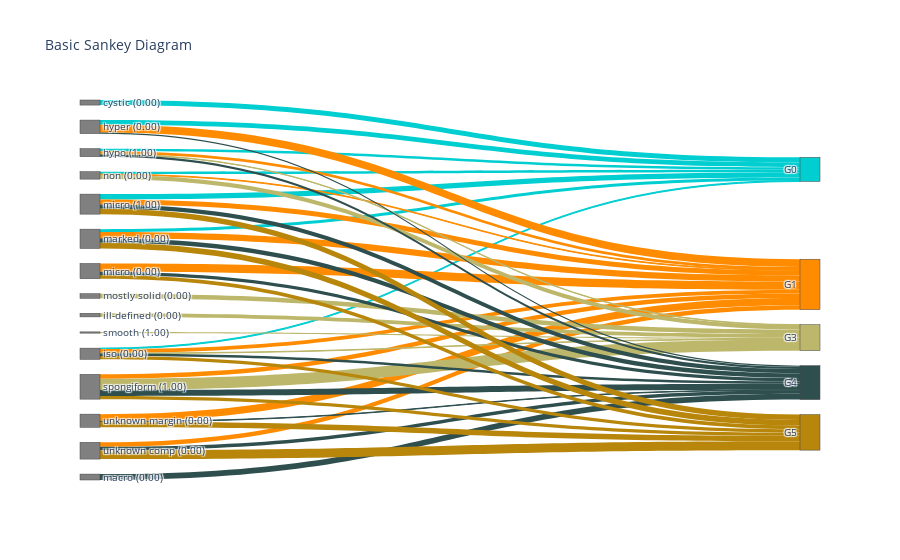
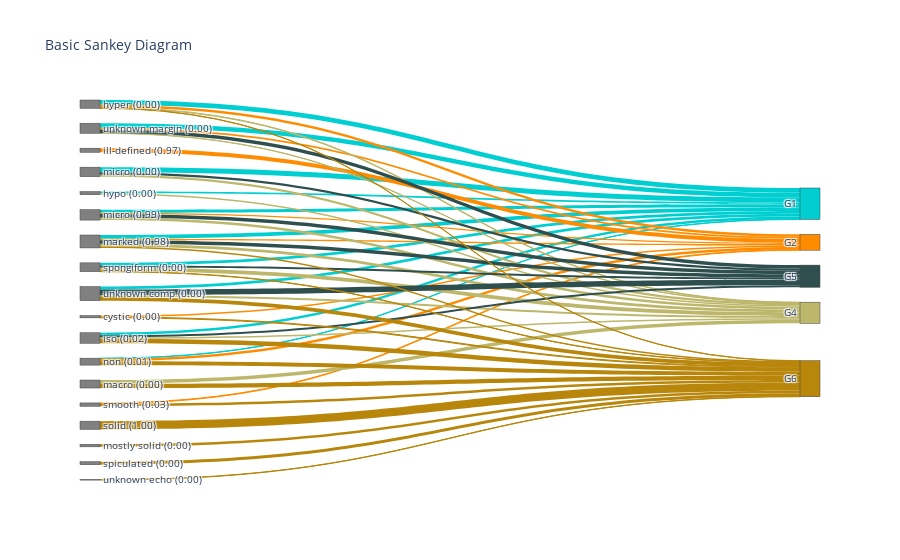
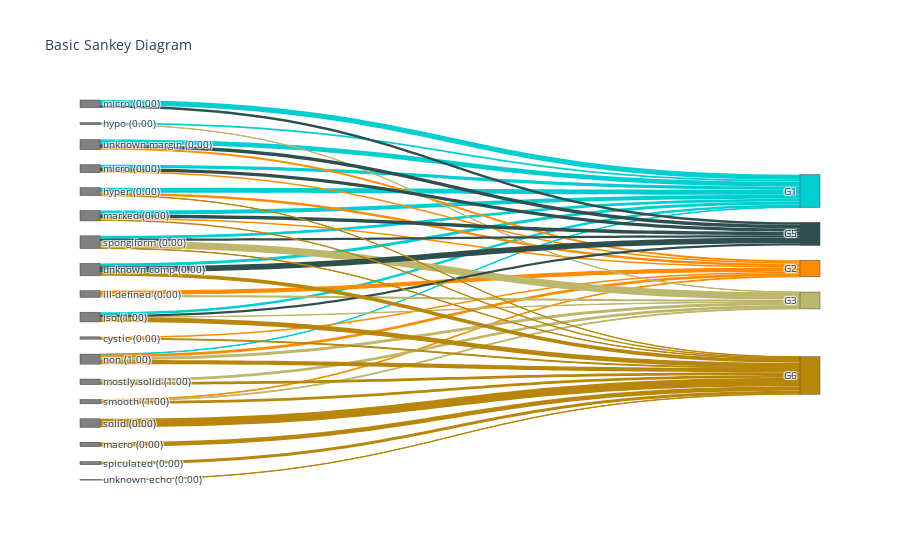
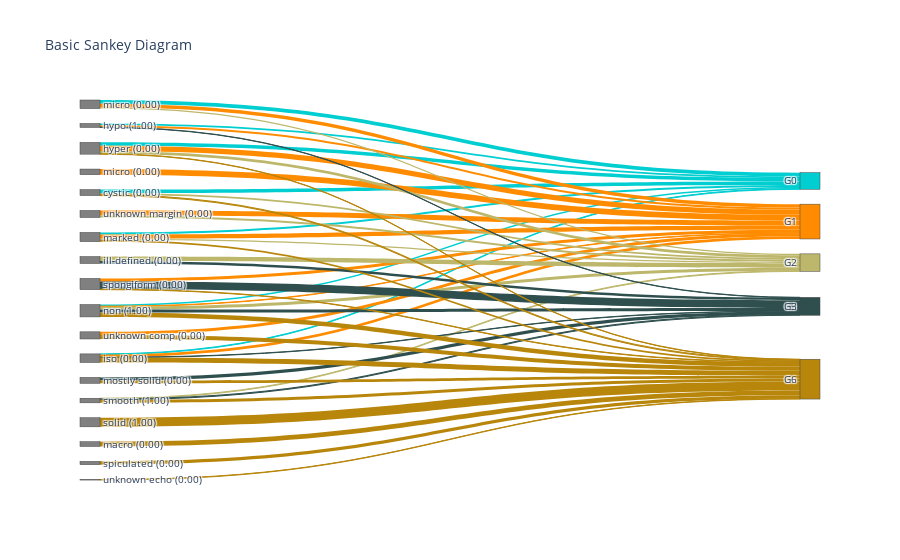

Notebook code cell kept with these figures, in order:
### Code cell
## Run tests and save CAM images in folder "heatmaps" on test data
def returnCAM(feature_conv, weight_linear, class_idx):
    # generate the class activation maps upsample to 256x256
    size_upsample = (256, 256)
    bz, nc, h, w = feature_conv.shape
    output_cam = []
    for idx in class_idx:
        cam = weight_linear[idx].dot(feature_conv.reshape((nc, h*w)))
        cam = cam.reshape(h, w)
        cam = cam - np.min(cam)
        if (np.max(cam)) != 0:
            cam_img = cam / (np.max(cam))
        else:
            cam_img = cam
        cam_img = np.uint8(255 * cam_img)
        output_cam.append(cv2.resize(cam_img, size_upsample))
        
    return output_cam

parameters_test = {
    "batch_size": 1,
    "shuffle": False,
}

# Saving the parameters from each attribute model
comp_params = list(model.comp_model.parameters())
echo_params = list(model.echo_model.parameters())
margin_params = list(model.margin_model.parameters())
calc_params = list(model.calc_model.parameters())

# Fetching weights of the linear layer for each model
weight_comp_linear = np.squeeze(comp_params[-2].data.cpu().numpy())
weight_echo_linear = np.squeeze(echo_params[-2].data.cpu().numpy())
weight_margin_linear = np.squeeze(margin_params[-2].data.cpu().numpy())
weight_calc_linear = np.squeeze(calc_params[-2].data.cpu().numpy())


test_set = thyroidDataset(split='test')
test_generator = torch.utils.data.DataLoader(test_set, **parameters_test)

predicted = []
ground_truth = []

attr_pred = []
attr_gt = []

# Setting colors for the Sankey plots
color_node = [
              '#808080', '#808080', '#808080', '#808080', '#808080',
              '#808080', '#808080', '#808080', '#808080', '#808080',
              '#808080', '#808080', '#808080', '#808080', '#808080',
              '#808080', '#808080', '#808080', 
              '#00CED1', '#FF8C00', '#BDB76B', '#2F4F4F', '#B8860B'
              ]

color_link = []
link_colors = ['#00CED1', '#FF8C00', '#BDB76B', '#2F4F4F', '#B8860B']
for i in range(k):
        color_link.extend([link_colors[i]] * a)
        
# Starting the prediction loop
count = 0
for (index, data) in enumerate(test_generator):
    # Get the ground ruths for each attribute and final type
    y_comp = data["comp"].to(device)
    y_echo = data["echo"].to(device)
    y_calc = data["calc"].to(device)
    y_margin = data["margin"].to(device)
    x_im_test = data["image"]
    y_im_test = data["types"].to(device)
    x_im_test = x_im_test.to(device)
    
    # Get the predictions and th efeatures from the model
    (pred_comp, pred_echo, pred_margin, pred_calc, y_pred, features) = model(x_im_test)
    features_comp = features[:,:256,:,:]
    features_echo = features[:,256:512,:,:]
    features_margin = features[:,512:768,:,:]
    features_calc = features[:,768:1024,:,:]
    
    # Using softmax on the sttribute values to get probabilities
    # Using argmax to get the predicted class
    pred_comp = nn.functional.softmax(pred_comp, dim=1).detach().cpu().numpy()
    #print(pred_comp)
    pred_comp1 = np.argmax(pred_comp, axis=1)
    pred_echo = nn.functional.softmax(pred_echo, dim=1).detach().cpu().numpy()
    pred_echo1 = np.argmax(pred_echo, axis=1)
    pred_calc = nn.functional.softmax(pred_calc, dim=1).detach().cpu().numpy() 
    pred_calc1 = np.argmax(pred_calc, axis=1)
    pred_margin = nn.functional.softmax(pred_margin, dim=1).detach().cpu().numpy()
    pred_margin1 = np.argmax(pred_margin, axis=1)
    
    # Combining the probabilities and predictions from the separate attribute classification problems
    attr_probs = np.concatenate((pred_comp, pred_echo, pred_margin, pred_calc), axis = None)
    attributes_pred = [pred_comp1, pred_echo1, pred_margin1, pred_calc1]
    attr_pred.append(np.asarray(attributes_pred))
    attributes = [y_comp.detach().cpu().numpy(), y_echo.detach().cpu().numpy(), y_margin.detach().cpu().numpy(), y_calc.detach().cpu().numpy()]
    attr_gt.append(np.asarray(attributes))
    
    # Finding and using top-K for the Sankey plots
    group_attr = np.matmul(G, attr_probs)
    top_k = np.argpartition(group_attr, -k)[-k:]
    top_k = np.sort(top_k)
    top_G = group_attr[top_k]
    #top_probs = attr_probs[top_k]
    
    print("\n\nImage number:", index)
    #Sankey plot code source and target
    source = [i % a for i in range(k*a)]
    target = [(i // a) + a for i in range(k*a)]
    #G[G < 0.1] = 0.0
    # Select the top-k rows from G matrix
    top_G_rows = G[top_k]
    # top_G_rows_norm = top_G_rows / np.amax(top_G_rows, axis=1).reshape((k,1))
    #print(np.amax(top_G_rows, axis=1))
    #print(top_G_rows)
    # top_G_rows[top_G_rows_norm < 0.4] = 0
    value = top_G_rows.flatten().tolist()
    
    #print(len(source), len(target), len(value))
    
    #print(color_link)
    
    # Labels to show the respective attribute probability as well
    base_labels = ["unknown comp", "cystic", "mostly solid", "solid", "spongiform",
                   "unknown echo", "hyper", "hypo", "iso", "marked",
                   "unknown margin", "ill-defined", "micro", "spiculated", "smooth",
                   "macro", "micro", "non"]
    labels = []
    for i, prob in enumerate(attr_probs.tolist()):
        prob_str = '{:.2f}'.format(prob)
        labels.append(base_labels[i] + " " + "(" + prob_str + ")")
    for group in top_k.tolist():
        labels.append("G"+str(group))
        
    #print(labels)
    fig = go.Figure(data=[go.Sankey(
        node = dict(
          pad = 15,
          thickness = 20,
          color = color_node,
          label = labels,
        ),
    link = dict(
      source = source,
      target = target,
      value = value,
      color = color_link
      ))])
    fig.update_layout(title_text="Basic Sankey Diagram", font_size=10)
    fig.show()

    # End of Sankey plot generation
    
    # Code to show the values of z (G*a), W, Y and summed up Y
    # FIXME: The model does not use the top-k groups to compute Y
    print("Top_k z:", top_G)
    top_W = W[top_k].reshape(-1)
    print("Top_k W:", top_W)
    y_vals = np.multiply(top_G, top_W)
    print("Y matrix", y_vals)
    y_sum = np.sum(y_vals)
    # Print the summe dup Y and th eone we get from model (model also uses sigmoid)
    print("Y pred", y_sum, y_pred.detach().cpu().numpy())
    #attr_gt.append(data["types"].detach().cpu().numpy())  
    attrib_list = [i for i in range(0, 5)]
    
    # Save a thresholded activation map for each group
    CAMs = returnCAM(features_comp.detach().cpu().numpy(), weight_comp_linear, attrib_list)
    img = data["image"][0][:3,:,:].cpu().permute(1, 2, 0).numpy()
    #img = data["image"][0].cpu().permute(1, 2, 0).numpy()
    #img = img * 5
    height, width, c = img.shape
    #result = img[:,:, 0]
    result = img
    heatmaps = []
    
    # Loop for composition attributes
    for i in range(0, 5):
        #heatmap = cv2.applyColorMap(cv2.resize(CAMs[i],(width, height)), cv2.COLORMAP_JET)
        #result = img
        #heatmap = cv2.resize(CAMs[i],(width, height))
        heatmap = CAMs[i]
        heatmap = cv2.merge((heatmap, heatmap, heatmap))
        #heatmap = heatmap / np.max(heatmap)
        #heatmap[heatmap >= 0.5] = 1
        #heatmap[heatmap < 0.5] = 0
        heatmaps.append(heatmap)
        #result *= heatmap
        #plt.imshow(result)
       
    # Loop for echo attributes    
    attrib_list = [i for i in range(0, 5)]
    # saving the CAM image with heatmaps
    CAMs = returnCAM(features_echo.detach().cpu().numpy(), weight_echo_linear, attrib_list)
    height, width, c = img.shape
    for i in range(0, 5):
        #heatmap = cv2.applyColorMap(cv2.resize(CAMs[i],(width, height)), cv2.COLORMAP_JET)
        #result += heatmap * 0.1
        #heatmap = cv2.resize(CAMs[i],(width, height))
        heatmap = CAMs[i]
        heatmap = cv2.merge((heatmap, heatmap, heatmap))
        #heatmap = heatmap / np.max(heatmap)
        #heatmap[heatmap >= 0.5] = 1
        #heatmap[heatmap < 0.5] = 0
        heatmaps.append(heatmap)
        
    
    # # Loop for margin attributes    
    attrib_list = [i for i in range(0, 5)]
    # saving the CAM image with heatmaps
    CAMs = returnCAM(features_margin.detach().cpu().numpy(), weight_margin_linear, attrib_list)
    height_h, width_h = CAMs[0].shape
    print(height_h, width_h)
    height, width, c = img.shape
    #result = img
    for i in range(0, 5):
        #heatmap = cv2.applyColorMap(cv2.resize(CAMs[i],(width, height)), cv2.COLORMAP_JET)
        #result += heatmap * 0.1
        #heatmap = cv2.resize(CAMs[i],(width, height))
        heatmap = CAMs[i]
        heatmap = cv2.merge((heatmap, heatmap, heatmap))
        #heatmap = heatmap / np.max(heatmap)
        #heatmap[heatmap >= 0.5] = 1
        #heatmap[heatmap < 0.5] = 0
        heatmaps.append(heatmap)
      
    # # Loop for calc attributes 
    attrib_list = [i for i in range(0, 3)]
    # saving the CAM image with heatmaps
    CAMs = returnCAM(features_calc.detach().cpu().numpy(), weight_calc_linear, attrib_list)
    height, width, c = img.shape
    for i in range(0, 3):
        #heatmap = cv2.applyColorMap(cv2.resize(CAMs[i],(width, height)), cv2.COLORMAP_JET)
        #result += heatmap * 0.1
        #heatmap = cv2.resize(CAMs[i],(width, height))
        heatmap = CAMs[i]
        heatmap = cv2.merge((heatmap, heatmap, heatmap))
        #heatmap = heatmap / np.max(heatmap)
        
        #heatmap[heatmap >= 0.5] = 1
        #heatmap[heatmap < 0.5] = 0
        heatmaps.append(heatmap)
    
    # Compute activation of a group using attribute activation and top-k rows of G matrix
    group_activations = []
    for group in range(k):
        group_activations.append(np.zeros((height_h, width_h, c)))
        for (i, heatmap) in enumerate(heatmaps):
            #print(group, i)
            group_activations[group] += heatmap[i] * top_G_rows[group][i]
            
    
    # Plot group-wise activations for top-k groups
    axes = []
    rows = 2
    cols = 3
    fig=plt.figure()
    for i, activation in enumerate(group_activations):
        # normalizing and thresholding
        group_activations[i] = group_activations[i] / np.max(group_activations[i])
        group_activations[i][group_activations[i] < 0.7] = 0
        group_activations[i][group_activations[i] >= 0.7] = 1
        # Masking input image using activation
        result = cv2.resize(img, (height_h, width_h)) * group_activations[i]
        axes.append(fig.add_subplot(rows, cols, i+1) )
        subplot_title=("Group"+str(top_k[i]))
        axes[-1].set_title(subplot_title)  
        plt.imshow(result)
        
    plt.show()
    #plt.imshow(result)
    # End of CAM saving code
    predicted.append(np.squeeze(y_pred.detach().cpu().numpy()))
    ground_truth.append(np.squeeze(y_im_test.detach().cpu().numpy()))
    count += 1

### Figure 1 — Plotly figure (JSON) as saved in the notebook; plotly's stock layout.template omitted (floating-point values rounded to 4 significant figures)
{"data": [{"link": {"color": ["#00CED1", "#00CED1", "#00CED1", "#00CED1", "#00CED1", "#00CED1", "#00CED1", "#00CED1", "#00CED1", "#00CED1", "#00CED1", "#00CED1", "#00CED1", "#00CED1", "#00CED1", "#00CED1", "#00CED1", "#00CED1", "#FF8C00", "#FF8C00", "#FF8C00", "#FF8C00", "#FF8C00", "#FF8C00", "#FF8C00", "#FF8C00", "#FF8C00", "#FF8C00", "#FF8C00", "#FF8C00", "#FF8C00", "#FF8C00", "#FF8C00", "#FF8C00", "#FF8C00", "#FF8C00", "#BDB76B", "#BDB76B", "#BDB76B", "#BDB76B", "#BDB76B", "#BDB76B", "#BDB76B", "#BDB76B", "#BDB76B", "#BDB76B", "#BDB76B", "#BDB76B", "#BDB76B", "#BDB76B", "#BDB76B", "#BDB76B", "#BDB76B", "#BDB76B", "#2F4F4F", "#2F4F4F", "#2F4F4F", "#2F4F4F", "#2F4F4F", "#2F4F4F", "#2F4F4F", "#2F4F4F", "#2F4F4F", "#2F4F4F", "#2F4F4F", "#2F4F4F", "#2F4F4F", "#2F4F4F", "#2F4F4F", "#2F4F4F", "#2F4F4F", "#2F4F4F", "#B8860B", "#B8860B", "#B8860B", "#B8860B", "#B8860B", "#B8860B", "#B8860B", "#B8860B", "#B8860B", "#B8860B", "#B8860B", "#B8860B", "#B8860B", "#B8860B", "#B8860B", "#B8860B", "#B8860B", "#B8860B"], "source": [0, 1, 2, 3, 4, 5, 6, 7, 8, 9, 10, 11, 12, 13, 14, 15, 16, 17, 0, 1, 2, 3, 4, 5, 6, 7, 8, 9, 10, 11, 12, 13, 14, 15, 16, 17, 0, 1, 2, 3, 4, 5, 6, 7, 8, 9, 10, 11, 12, 13, 14, 15, 16, 17, 0, 1, 2, 3, 4, 5, 6, 7, 8, 9, 10, 11, 12, 13, 14, 15, 16, 17, 0, 1, 2, 3, 4, 5, 6, 7, 8, 9, 10, 11, 12, 13, 14, 15, 16, 17], "target": [18, 18, 18, 18, 18, 18, 18, 18, 18, 18, 18, 18, 18, 18, 18, 18, 18, 18, 19, 19, 19, 19, 19, 19, 19, 19, 19, 19, 19, 19, 19, 19, 19, 19, 19, 19, 20, 20, 20, 20, 20, 20, 20, 20, 20, 20, 20, 20, 20, 20, 20, 20, 20, 20, 21, 21, 21, 21, 21, 21, 21, 21, 21, 21, 21, 21, 21, 21, 21, 21, 21, 21, 22, 22, 22, 22, 22, 22, 22, 22, 22, 22, 22, 22, 22, 22, 22, 22, 22, 22], "value": [0, 1.166, 0, 0, 0, 0, 1.099, 0.5831, 0.2254, 0.6745, 0, 0, 0, 0, 0, 0, 1.232, 0.5502, 1.041, 0, 0, 0, 0.9992, 0, 1.782, 0.6327, 0.8983, 1.396, 1.65, 0, 1.877, 0, 0, 0, 1.146, 0.1596, 0, 0, 1.046, 0, 2.583, 0, 0, 0.1077, 0.1138, 0, 0, 0.8265, 0, 0, 0.2907, 0, 0, 0.9994, 0.7955, 0, 0, 0, 1.364, 0, 0.232, 0.5236, 0.5445, 1.076, 0.1084, 0, 0.7943, 0, 0, 1.358, 0.9948, 0, 2.016, 0, 0, 0, 0.7481, 0, 0, 0, 0.7895, 1.288, 1.264, 0, 0.8334, 0, 0, 0, 1.225, 0]}, "node": {"color": ["#808080", "#808080", "#808080", "#808080", "#808080", "#808080", "#808080", "#808080", "#808080", "#808080", "#808080", "#808080", "#808080", "#808080", "#808080", "#808080", "#808080", "#808080", "#00CED1", "#FF8C00", "#BDB76B", "#2F4F4F", "#B8860B"], "label": ["unknown comp (0.00)", "cystic (0.00)", "mostly solid (0.00)", "solid (0.00)", "spongiform (1.00)", "unknown echo (0.00)", "hyper (0.00)", "hypo (1.00)", "iso (0.00)", "marked (0.00)", "unknown margin (0.00)", "ill-defined (0.00)", "micro (0.00)", "spiculated (0.00)", "smooth (1.00)", "macro (0.00)", "micro (1.00)", "non (0.00)", "G0", "G1", "G3", "G4", "G5"], "pad": 15, "thickness": 20}, "type": "sankey"}], "layout": {"font": {"size": 10}, "title": {"text": "Basic Sankey Diagram"}}}

### Figure 2 — Plotly figure (JSON) as saved in the notebook; plotly's stock layout.template omitted (floating-point values rounded to 4 significant figures)
{"data": [{"link": {"color": ["#00CED1", "#00CED1", "#00CED1", "#00CED1", "#00CED1", "#00CED1", "#00CED1", "#00CED1", "#00CED1", "#00CED1", "#00CED1", "#00CED1", "#00CED1", "#00CED1", "#00CED1", "#00CED1", "#00CED1", "#00CED1", "#FF8C00", "#FF8C00", "#FF8C00", "#FF8C00", "#FF8C00", "#FF8C00", "#FF8C00", "#FF8C00", "#FF8C00", "#FF8C00", "#FF8C00", "#FF8C00", "#FF8C00", "#FF8C00", "#FF8C00", "#FF8C00", "#FF8C00", "#FF8C00", "#BDB76B", "#BDB76B", "#BDB76B", "#BDB76B", "#BDB76B", "#BDB76B", "#BDB76B", "#BDB76B", "#BDB76B", "#BDB76B", "#BDB76B", "#BDB76B", "#BDB76B", "#BDB76B", "#BDB76B", "#BDB76B", "#BDB76B", "#BDB76B", "#2F4F4F", "#2F4F4F", "#2F4F4F", "#2F4F4F", "#2F4F4F", "#2F4F4F", "#2F4F4F", "#2F4F4F", "#2F4F4F", "#2F4F4F", "#2F4F4F", "#2F4F4F", "#2F4F4F", "#2F4F4F", "#2F4F4F", "#2F4F4F", "#2F4F4F", "#2F4F4F", "#B8860B", "#B8860B", "#B8860B", "#B8860B", "#B8860B", "#B8860B", "#B8860B", "#B8860B", "#B8860B", "#B8860B", "#B8860B", "#B8860B", "#B8860B", "#B8860B", "#B8860B", "#B8860B", "#B8860B", "#B8860B"], "source": [0, 1, 2, 3, 4, 5, 6, 7, 8, 9, 10, 11, 12, 13, 14, 15, 16, 17, 0, 1, 2, 3, 4, 5, 6, 7, 8, 9, 10, 11, 12, 13, 14, 15, 16, 17, 0, 1, 2, 3, 4, 5, 6, 7, 8, 9, 10, 11, 12, 13, 14, 15, 16, 17, 0, 1, 2, 3, 4, 5, 6, 7, 8, 9, 10, 11, 12, 13, 14, 15, 16, 17, 0, 1, 2, 3, 4, 5, 6, 7, 8, 9, 10, 11, 12, 13, 14, 15, 16, 17], "target": [18, 18, 18, 18, 18, 18, 18, 18, 18, 18, 18, 18, 18, 18, 18, 18, 18, 18, 19, 19, 19, 19, 19, 19, 19, 19, 19, 19, 19, 19, 19, 19, 19, 19, 19, 19, 20, 20, 20, 20, 20, 20, 20, 20, 20, 20, 20, 20, 20, 20, 20, 20, 20, 20, 21, 21, 21, 21, 21, 21, 21, 21, 21, 21, 21, 21, 21, 21, 21, 21, 21, 21, 22, 22, 22, 22, 22, 22, 22, 22, 22, 22, 22, 22, 22, 22, 22, 22, 22, 22], "value": [1.041, 0, 0, 0, 0.9992, 0, 1.782, 0.6327, 0.8983, 1.396, 1.65, 0, 1.877, 0, 0, 0, 1.146, 0.1596, 0, 0.5218, 0, 0, 0, 0, 0.9196, 0, 0, 0.4932, 0.692, 1.5, 0, 0, 0.2442, 0, 0.4811, 0.9778, 0.7955, 0, 0, 0, 1.364, 0, 0.232, 0.5236, 0.5445, 1.076, 0.1084, 0, 0.7943, 0, 0, 1.358, 0.9948, 0, 2.016, 0, 0, 0, 0.7481, 0, 0, 0, 0.7895, 1.288, 1.264, 0, 0.8334, 0, 0, 0, 1.225, 0, 1.344, 0.3033, 0.9254, 3.029, 0.1477, 0.1428, 0.1235, 0, 1.635, 0.5063, 0, 0, 0, 1.097, 0.9908, 1.58, 0, 1.431]}, "node": {"color": ["#808080", "#808080", "#808080", "#808080", "#808080", "#808080", "#808080", "#808080", "#808080", "#808080", "#808080", "#808080", "#808080", "#808080", "#808080", "#808080", "#808080", "#808080", "#00CED1", "#FF8C00", "#BDB76B", "#2F4F4F", "#B8860B"], "label": ["unknown comp (0.00)", "cystic (0.00)", "mostly solid (0.00)", "solid (1.00)", "spongiform (0.00)", "unknown echo (0.00)", "hyper (0.00)", "hypo (0.00)", "iso (0.02)", "marked (0.98)", "unknown margin (0.00)", "ill-defined (0.97)", "micro (0.00)", "spiculated (0.00)", "smooth (0.03)", "macro (0.00)", "micro (0.99)", "non (0.01)", "G1", "G2", "G4", "G5", "G6"], "pad": 15, "thickness": 20}, "type": "sankey"}], "layout": {"font": {"size": 10}, "title": {"text": "Basic Sankey Diagram"}}}

### Figure 3 — Plotly figure (JSON) as saved in the notebook; plotly's stock layout.template omitted (floating-point values rounded to 4 significant figures)
{"data": [{"link": {"color": ["#00CED1", "#00CED1", "#00CED1", "#00CED1", "#00CED1", "#00CED1", "#00CED1", "#00CED1", "#00CED1", "#00CED1", "#00CED1", "#00CED1", "#00CED1", "#00CED1", "#00CED1", "#00CED1", "#00CED1", "#00CED1", "#FF8C00", "#FF8C00", "#FF8C00", "#FF8C00", "#FF8C00", "#FF8C00", "#FF8C00", "#FF8C00", "#FF8C00", "#FF8C00", "#FF8C00", "#FF8C00", "#FF8C00", "#FF8C00", "#FF8C00", "#FF8C00", "#FF8C00", "#FF8C00", "#BDB76B", "#BDB76B", "#BDB76B", "#BDB76B", "#BDB76B", "#BDB76B", "#BDB76B", "#BDB76B", "#BDB76B", "#BDB76B", "#BDB76B", "#BDB76B", "#BDB76B", "#BDB76B", "#BDB76B", "#BDB76B", "#BDB76B", "#BDB76B", "#2F4F4F", "#2F4F4F", "#2F4F4F", "#2F4F4F", "#2F4F4F", "#2F4F4F", "#2F4F4F", "#2F4F4F", "#2F4F4F", "#2F4F4F", "#2F4F4F", "#2F4F4F", "#2F4F4F", "#2F4F4F", "#2F4F4F", "#2F4F4F", "#2F4F4F", "#2F4F4F", "#B8860B", "#B8860B", "#B8860B", "#B8860B", "#B8860B", "#B8860B", "#B8860B", "#B8860B", "#B8860B", "#B8860B", "#B8860B", "#B8860B", "#B8860B", "#B8860B", "#B8860B", "#B8860B", "#B8860B", "#B8860B"], "source": [0, 1, 2, 3, 4, 5, 6, 7, 8, 9, 10, 11, 12, 13, 14, 15, 16, 17, 0, 1, 2, 3, 4, 5, 6, 7, 8, 9, 10, 11, 12, 13, 14, 15, 16, 17, 0, 1, 2, 3, 4, 5, 6, 7, 8, 9, 10, 11, 12, 13, 14, 15, 16, 17, 0, 1, 2, 3, 4, 5, 6, 7, 8, 9, 10, 11, 12, 13, 14, 15, 16, 17, 0, 1, 2, 3, 4, 5, 6, 7, 8, 9, 10, 11, 12, 13, 14, 15, 16, 17], "target": [18, 18, 18, 18, 18, 18, 18, 18, 18, 18, 18, 18, 18, 18, 18, 18, 18, 18, 19, 19, 19, 19, 19, 19, 19, 19, 19, 19, 19, 19, 19, 19, 19, 19, 19, 19, 20, 20, 20, 20, 20, 20, 20, 20, 20, 20, 20, 20, 20, 20, 20, 20, 20, 20, 21, 21, 21, 21, 21, 21, 21, 21, 21, 21, 21, 21, 21, 21, 21, 21, 21, 21, 22, 22, 22, 22, 22, 22, 22, 22, 22, 22, 22, 22, 22, 22, 22, 22, 22, 22], "value": [1.041, 0, 0, 0, 0.9992, 0, 1.782, 0.6327, 0.8983, 1.396, 1.65, 0, 1.877, 0, 0, 0, 1.146, 0.1596, 0, 0.5218, 0, 0, 0, 0, 0.9196, 0, 0, 0.4932, 0.692, 1.5, 0, 0, 0.2442, 0, 0.4811, 0.9778, 0, 0, 1.046, 0, 2.583, 0, 0, 0.1077, 0.1138, 0, 0, 0.8265, 0, 0, 0.2907, 0, 0, 0.9994, 2.016, 0, 0, 0, 0.7481, 0, 0, 0, 0.7895, 1.288, 1.264, 0, 0.8334, 0, 0, 0, 1.225, 0, 1.344, 0.3033, 0.9254, 3.029, 0.1477, 0.1428, 0.1235, 0, 1.635, 0.5063, 0, 0, 0, 1.097, 0.9908, 1.58, 0, 1.431]}, "node": {"color": ["#808080", "#808080", "#808080", "#808080", "#808080", "#808080", "#808080", "#808080", "#808080", "#808080", "#808080", "#808080", "#808080", "#808080", "#808080", "#808080", "#808080", "#808080", "#00CED1", "#FF8C00", "#BDB76B", "#2F4F4F", "#B8860B"], "label": ["unknown comp (0.00)", "cystic (0.00)", "mostly solid (1.00)", "solid (0.00)", "spongiform (0.00)", "unknown echo (0.00)", "hyper (0.00)", "hypo (0.00)", "iso (1.00)", "marked (0.00)", "unknown margin (0.00)", "ill-defined (0.00)", "micro (0.00)", "spiculated (0.00)", "smooth (1.00)", "macro (0.00)", "micro (0.00)", "non (1.00)", "G1", "G2", "G3", "G5", "G6"], "pad": 15, "thickness": 20}, "type": "sankey"}], "layout": {"font": {"size": 10}, "title": {"text": "Basic Sankey Diagram"}}}

### Figure 4 — Plotly figure (JSON) as saved in the notebook; plotly's stock layout.template omitted (floating-point values rounded to 4 significant figures)
{"data": [{"link": {"color": ["#00CED1", "#00CED1", "#00CED1", "#00CED1", "#00CED1", "#00CED1", "#00CED1", "#00CED1", "#00CED1", "#00CED1", "#00CED1", "#00CED1", "#00CED1", "#00CED1", "#00CED1", "#00CED1", "#00CED1", "#00CED1", "#FF8C00", "#FF8C00", "#FF8C00", "#FF8C00", "#FF8C00", "#FF8C00", "#FF8C00", "#FF8C00", "#FF8C00", "#FF8C00", "#FF8C00", "#FF8C00", "#FF8C00", "#FF8C00", "#FF8C00", "#FF8C00", "#FF8C00", "#FF8C00", "#BDB76B", "#BDB76B", "#BDB76B", "#BDB76B", "#BDB76B", "#BDB76B", "#BDB76B", "#BDB76B", "#BDB76B", "#BDB76B", "#BDB76B", "#BDB76B", "#BDB76B", "#BDB76B", "#BDB76B", "#BDB76B", "#BDB76B", "#BDB76B", "#2F4F4F", "#2F4F4F", "#2F4F4F", "#2F4F4F", "#2F4F4F", "#2F4F4F", "#2F4F4F", "#2F4F4F", "#2F4F4F", "#2F4F4F", "#2F4F4F", "#2F4F4F", "#2F4F4F", "#2F4F4F", "#2F4F4F", "#2F4F4F", "#2F4F4F", "#2F4F4F", "#B8860B", "#B8860B", "#B8860B", "#B8860B", "#B8860B", "#B8860B", "#B8860B", "#B8860B", "#B8860B", "#B8860B", "#B8860B", "#B8860B", "#B8860B", "#B8860B", "#B8860B", "#B8860B", "#B8860B", "#B8860B"], "source": [0, 1, 2, 3, 4, 5, 6, 7, 8, 9, 10, 11, 12, 13, 14, 15, 16, 17, 0, 1, 2, 3, 4, 5, 6, 7, 8, 9, 10, 11, 12, 13, 14, 15, 16, 17, 0, 1, 2, 3, 4, 5, 6, 7, 8, 9, 10, 11, 12, 13, 14, 15, 16, 17, 0, 1, 2, 3, 4, 5, 6, 7, 8, 9, 10, 11, 12, 13, 14, 15, 16, 17, 0, 1, 2, 3, 4, 5, 6, 7, 8, 9, 10, 11, 12, 13, 14, 15, 16, 17], "target": [18, 18, 18, 18, 18, 18, 18, 18, 18, 18, 18, 18, 18, 18, 18, 18, 18, 18, 19, 19, 19, 19, 19, 19, 19, 19, 19, 19, 19, 19, 19, 19, 19, 19, 19, 19, 20, 20, 20, 20, 20, 20, 20, 20, 20, 20, 20, 20, 20, 20, 20, 20, 20, 20, 21, 21, 21, 21, 21, 21, 21, 21, 21, 21, 21, 21, 21, 21, 21, 21, 21, 21, 22, 22, 22, 22, 22, 22, 22, 22, 22, 22, 22, 22, 22, 22, 22, 22, 22, 22], "value": [0, 1.166, 0, 0, 0, 0, 1.099, 0.5831, 0.2254, 0.6745, 0, 0, 0, 0, 0, 0, 1.232, 0.5502, 1.041, 0, 0, 0, 0.9992, 0, 1.782, 0.6327, 0.8983, 1.396, 1.65, 0, 1.877, 0, 0, 0, 1.146, 0.1596, 0, 0.5218, 0, 0, 0, 0, 0.9196, 0, 0, 0.4932, 0.692, 1.5, 0, 0, 0.2442, 0, 0.4811, 0.9778, 0, 0, 1.046, 0, 2.583, 0, 0, 0.1077, 0.1138, 0, 0, 0.8265, 0, 0, 0.2907, 0, 0, 0.9994, 1.344, 0.3033, 0.9254, 3.029, 0.1477, 0.1428, 0.1235, 0, 1.635, 0.5063, 0, 0, 0, 1.097, 0.9908, 1.58, 0, 1.431]}, "node": {"color": ["#808080", "#808080", "#808080", "#808080", "#808080", "#808080", "#808080", "#808080", "#808080", "#808080", "#808080", "#808080", "#808080", "#808080", "#808080", "#808080", "#808080", "#808080", "#00CED1", "#FF8C00", "#BDB76B", "#2F4F4F", "#B8860B"], "label": ["unknown comp (0.00)", "cystic (0.00)", "mostly solid (0.00)", "solid (1.00)", "spongiform (0.00)", "unknown echo (0.00)", "hyper (0.00)", "hypo (1.00)", "iso (0.00)", "marked (0.00)", "unknown margin (0.00)", "ill-defined (0.00)", "micro (0.00)", "spiculated (0.00)", "smooth (1.00)", "macro (0.00)", "micro (0.00)", "non (1.00)", "G0", "G1", "G2", "G3", "G6"], "pad": 15, "thickness": 20}, "type": "sankey"}], "layout": {"font": {"size": 10}, "title": {"text": "Basic Sankey Diagram"}}}
